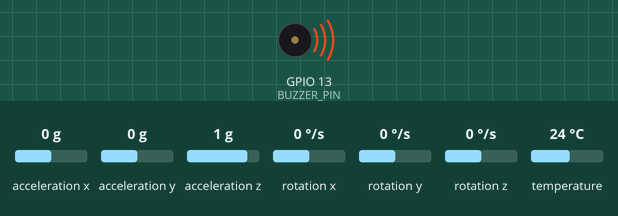
Simulated run of this sketch. Board: ESP32. On the bench: buzzer (waves = sounding). The test bench sets the inputs (shaded band); at power-on: acceleration x 0 g, acceleration y 0 g, acceleration z 1 g, rotation x 0 °/s, rotation y 0 °/s, rotation z 0 °/s, temperature 24 °C. What the sketch prints to the serial monitor is not drawn.

Above: at 18.8 s.
At 19.6 s:
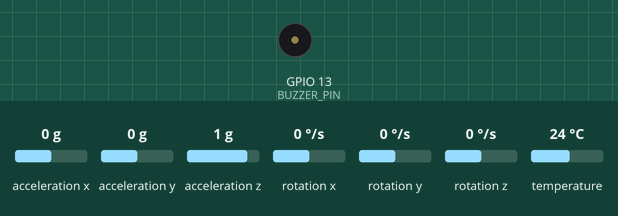
Timing chart, 0 to 21.1 s (numbered marks = the images above):
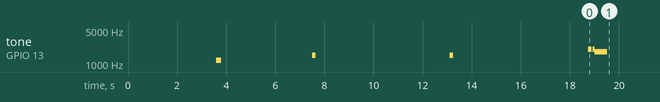

Measured:
- by itself, tone on GPIO 13 (BUZZER_PIN): plays 1200 Hz for 0.20 s, 1500 Hz for 0.15 s, 1500 Hz for 0.15 s, 2000 Hz for 0.15 s, 2000 Hz for 0.08 s, 1800 Hz for 0.50 s

The sketch:

MPU6050_Calibration.ino
```cpp
// ────────────────────────────────────────────────────────────────
// MPU6050 Hard Offset Calibration Tool
// Flash this to the ESP32 ONCE on a known-flat stable platform.
// Copy the printed constants into the main flight controller code.
// Do NOT use this sketch for flight — it has no flight code.
//
// Instructions:
//   1. Mount ESP32 + MPU6050 in the frame exactly as they will fly
//   2. Place frame on a flat surface (verify with spirit level)
//   3. Flash this sketch
//   4. Open Serial Monitor at 115200 baud
//   5. Keep completely still — takes ~25 seconds for 3 runs
//   6. Copy the output block at the end into the flight code
// ────────────────────────────────────────────────────────────────

#include <Wire.h>
#include <Adafruit_MPU6050.h>
#include <Adafruit_Sensor.h>

#define GRAVITY_CON 9.81f
#define BUZZER_PIN 13
#define NUM_SAMPLES 500 // per run — higher = more accurate average
#define NUM_RUNS 3 // runs to average — catches thermal drift
#define SAMPLE_DELAY 5 // ms between samples

Adafruit_MPU6050 mpu;

// ── Per-run results ──────────────────────────────────────────────
struct OffsetResult {
  float gx, gy, gz;
  float ax, ay, az;
};

// ────────────────────────────────────────────────────────────────
void setup() {
  Serial.begin(115200);
  delay(500);

  pinMode(BUZZER_PIN, OUTPUT);
  digitalWrite(BUZZER_PIN, LOW);

  Wire.begin();
  Wire.setClock(400000);

  Serial.println("==============================================");
  Serial.println("  MPU6050 Hard Offset Calibration Tool");
  Serial.println("==============================================");
  Serial.println();
  Serial.println("Requirements:");
  Serial.println("  - Frame mounted exactly as it will fly");
  Serial.println("  - Sitting on a spirit-level verified flat surface");
  Serial.println("  - Completely still for the entire measurement");
  Serial.println();

  if (!mpu.begin()) {
    Serial.println("ERROR: MPU6050 not found. Check wiring.");
    while (1) {
      tone(BUZZER_PIN, 400, 500);
      delay(600);
    }
  }

  mpu.setAccelerometerRange(MPU6050_RANGE_8_G);
  mpu.setGyroRange(MPU6050_RANGE_500_DEG);
  mpu.setFilterBandwidth(MPU6050_BAND_44_HZ);

  Serial.println("MPU6050 found.");
  Serial.println();

  // Warm up — let sensor settle
  Serial.print("Warming up sensor (3 seconds)");
  for (int i = 0; i < 30; i++) {
    sensors_event_t a, g, temp;
    mpu.getEvent(&a, &g, &temp);
    delay(100);
    if (i % 5 == 0) Serial.print(".");
  }
  Serial.println(" done.");
  Serial.println();

  tone(BUZZER_PIN, 1200, 200);
  delay(300);

  // ── Run measurements ─────────────────────────────────────────
  OffsetResult runs[NUM_RUNS];

  for (int run = 0; run < NUM_RUNS; run++) {
    Serial.printf("Run %d of %d — keep still...\n", run + 1, NUM_RUNS);

    float sumGx = 0, sumGy = 0, sumGz = 0;
    float sumAx = 0, sumAy = 0, sumAz = 0;

    for (int i = 0; i < NUM_SAMPLES; i++) {
      sensors_event_t a, g, temp;
      mpu.getEvent(&a, &g, &temp);

      sumGx += g.gyro.x;
      sumGy += g.gyro.y;
      sumGz += g.gyro.z;
      sumAx += a.acceleration.x;
      sumAy += a.acceleration.y;
      sumAz += a.acceleration.z;

      delay(SAMPLE_DELAY);

      // Progress dot every 50 samples
      if (i % 50 == 0) Serial.print(".");
    }
    Serial.println();

    runs[run].gx = sumGx / NUM_SAMPLES;
    runs[run].gy = sumGy / NUM_SAMPLES;
    runs[run].gz = sumGz / NUM_SAMPLES;
    runs[run].ax = sumAx / NUM_SAMPLES;
    runs[run].ay = sumAy / NUM_SAMPLES;
    runs[run].az = sumAz / NUM_SAMPLES;

    Serial.printf("  Gyro  X: %+.6f  Y: %+.6f  Z: %+.6f rad/s\n",
                  runs[run].gx, runs[run].gy, runs[run].gz);
    Serial.printf("  Accel X: %+.6f  Y: %+.6f  Z: %+.6f m/s²\n",
                  runs[run].ax, runs[run].ay, runs[run].az);
    Serial.printf("  Accel Z - gravity: %+.6f m/s²\n",
                  runs[run].az - GRAVITY_CON);
    Serial.println();

    // Beep between runs
    if (run < NUM_RUNS - 1) {
      tone(BUZZER_PIN, 1500, 150);
      delay(2000); // pause between runs
    }
  }

  // ── Average across runs ──────────────────────────────────────
  float avgGx = 0, avgGy = 0, avgGz = 0;
  float avgAx = 0, avgAy = 0, avgAz = 0;

  for (int i = 0; i < NUM_RUNS; i++) {
    avgGx += runs[i].gx;
    avgGy += runs[i].gy;
    avgGz += runs[i].gz;
    avgAx += runs[i].ax;
    avgAy += runs[i].ay;
    avgAz += runs[i].az;
  }

  avgGx /= NUM_RUNS;
  avgGy /= NUM_RUNS;
  avgGz /= NUM_RUNS;
  avgAx /= NUM_RUNS;
  avgAy /= NUM_RUNS;
  avgAz /= NUM_RUNS;

  // ── Consistency check across runs ───────────────────────────
  Serial.println("==============================================");
  Serial.println("  Consistency check (max deviation across runs)");
  Serial.println("==============================================");

  float maxGyroDeviation = 0;
  float maxAccelDeviation = 0;

  for (int i = 0; i < NUM_RUNS; i++) {
    maxGyroDeviation = max(maxGyroDeviation,
      max(max(fabsf(runs[i].gx - avgGx),
              fabsf(runs[i].gy - avgGy)),
              fabsf(runs[i].gz - avgGz)));

    maxAccelDeviation = max(maxAccelDeviation,
      max(max(fabsf(runs[i].ax - avgAx),
              fabsf(runs[i].ay - avgAy)),
              fabsf(runs[i].az - avgAz)));
  }

  bool gyroOk = maxGyroDeviation < 0.002f; // < 2 mrad/s across runs
  bool accelOk = maxAccelDeviation < 0.05f; // < 50 mm/s² across runs

  Serial.printf("  Gyro  max deviation: %.6f rad/s  %s\n",
                maxGyroDeviation,  gyroOk  ? "[PASS]" : "[WARN — drone may have moved]");
  Serial.printf("  Accel max deviation: %.6f m/s²   %s\n",
                maxAccelDeviation, accelOk ? "[PASS]" : "[WARN — drone may have moved]");
  Serial.println();

  if (!gyroOk || !accelOk) {
    Serial.println("WARNING: High deviation between runs.");
    Serial.println("Drone may have moved or surface is not stable.");
    Serial.println("Results are still shown but consider remeasuring.");
    Serial.println();
    // Four warning beeps
    for (int i = 0; i < 4; i++) {
      tone(BUZZER_PIN, 800, 200);
      delay(300);
    }
  } else {
    Serial.println("All runs consistent — offsets are reliable.");
    Serial.println();
    tone(BUZZER_PIN, 2000, 150);
    delay(200);
    tone(BUZZER_PIN, 2000, 150);
  }

  // ── Print copy-paste block ───────────────────────────────────
  Serial.println("==============================================");
  Serial.println("  Copy this block into your flight code");
  Serial.println("  Replace the existing hard offset defines");
  Serial.println("==============================================");
  Serial.println();
  Serial.println("// ── HARD IMU OFFSETS ──────────────────────────────────");
  Serial.println("// Generated by calibration tool");
  Serial.printf ("// %d runs x %d samples  |  Gyro dev: %.6f  Accel dev: %.6f\n",
                 NUM_RUNS, NUM_SAMPLES, maxGyroDeviation, maxAccelDeviation);
  Serial.println("// Remeasure if IMU is remounted, replaced, or readings");
  Serial.println("// show consistent non-zero pitch/roll at rest.");
  Serial.println("// Gyro units: rad/s    Accel units: m/s²");
  Serial.printf ("#define GYRO_OFFSET_X   %+.6ff\n", avgGx);
  Serial.printf ("#define GYRO_OFFSET_Y   %+.6ff\n", avgGy);
  Serial.printf ("#define GYRO_OFFSET_Z   %+.6ff\n", avgGz);
  Serial.println();
  Serial.printf ("#define ACCEL_OFFSET_X  %+.6ff\n", avgAx);
  Serial.printf ("#define ACCEL_OFFSET_Y  %+.6ff\n", avgAy);
  Serial.printf ("#define ACCEL_OFFSET_Z  %+.6ff   // raw mean - gravity\n",
                 avgAz - GRAVITY_CON);
  Serial.println("// ─────────────────────────────────────────────────────");
  Serial.println();
  Serial.println("Calibration complete. Reflash flight code with these values.");

  // Done — long beep
  tone(BUZZER_PIN, 1800, 500);
}

void loop() {
  // Nothing — all work done in setup()
  delay(1000);
}
```
